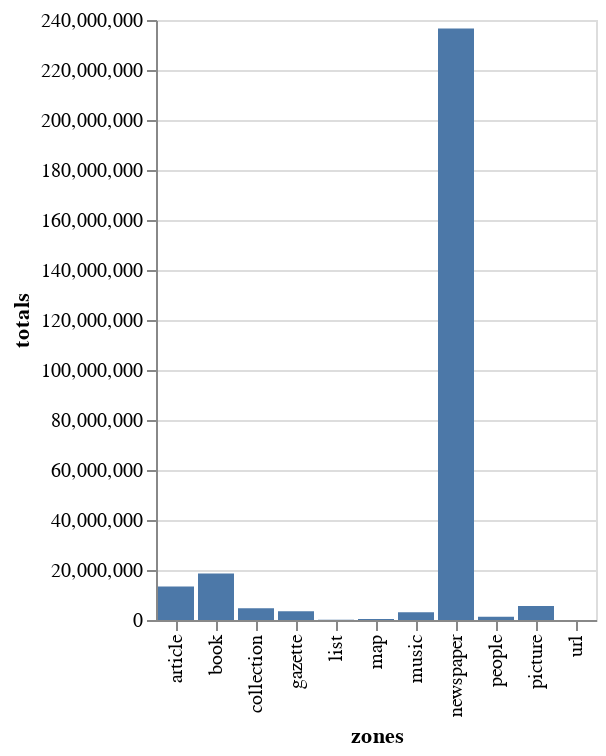

Notebook source saved alongside this figure:
### Markdown cell above
That's pretty cool, but let's take things one step further and use Altair to create a pretty interactive bar chart. As you can see from the cell below, Altair is very easy to use.

### Code cell
alt.Chart(df).mark_bar().encode(
    x="zones:N",
    y="totals:Q",
    # Add tooltips to the bars, format numbers with thousand separators
    tooltip=["zones:N", alt.Tooltip("totals:Q", format=",")],
)

### Figure 1 — Vega-Lite specification as saved in the notebook (floating-point values rounded to 4 significant figures)
{"config": {"view": {"continuousWidth": 400, "continuousHeight": 300}}, "data": {"name": "data-41ca807c7c2376a20b2eb49ea9a484a4"}, "mark": "bar", "encoding": {"tooltip": [{"field": "zones", "type": "nominal"}, {"field": "totals", "format": ",", "type": "quantitative"}], "x": {"field": "zones", "type": "nominal"}, "y": {"field": "totals", "type": "quantitative"}}, "$schema": "https://vega.github.io/schema/vega-lite/v4.17.0.json", "datasets": {"data-41ca807c7c2376a20b2eb49ea9a484a4": [{"zones": "article", "totals": 13406104}, {"zones": "book", "totals": 18601177}, {"zones": "collection", "totals": 4748600}, {"zones": "gazette", "totals": 3535033}, {"zones": "list", "totals": 106022}, {"zones": "map", "totals": 363594}, {"zones": "music", "totals": 3066364}, {"zones": "newspaper", "totals": 236616092}, {"zones": "people", "totals": 1309873}, {"zones": "picture", "totals": 5618995}, {"zones": "url", "totals": 0}]}}
